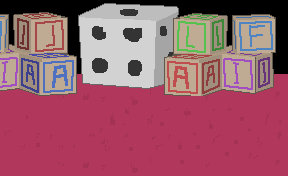

Rendered tile map (Tiled .tmx) drawn with the repository's tilesets; below, a short description and the full map source, tile grids included:
An orthogonal 18x11 tile map with 16x16 px tiles, 2 tile layers (Floor, Cubes), 2 tilesets and 4 objects (sardinilla, enemigo, 0, 100).

<map version="1.5" tiledversion="1.5.0" orientation="orthogonal" renderorder="left-up" width="18" height="11" tilewidth="16" tileheight="16" infinite="0" nextlayerid="6" nextobjectid="18">
 <tileset firstgid="1" name="floorTileset" tilewidth="16" tileheight="16" tilecount="126" columns="18">
  <image source="floorTileset.png" width="288" height="112" />
 </tileset>
 <tileset firstgid="127" name="cubesTileset" tilewidth="16" tileheight="16" tilecount="108" columns="18">
  <image source="cubesTileset.png" width="288" height="96" />
 </tileset>
 <layer id="1" name="Floor" width="18" height="11">
  <data encoding="csv">
0,0,0,0,0,0,0,0,0,0,0,0,0,0,0,0,0,0,
0,0,0,0,0,0,0,0,0,0,0,0,0,0,0,0,0,0,
0,0,0,0,0,0,0,0,0,0,0,0,0,0,0,0,0,0,
0,0,0,0,0,0,0,0,0,0,0,0,0,0,0,0,0,0,
1,2,3,4,5,6,7,8,9,10,11,12,13,14,15,16,17,18,
19,20,21,22,23,24,25,26,27,28,29,30,31,32,33,34,35,36,
37,38,39,40,41,42,43,44,45,46,47,48,49,50,51,52,53,54,
55,56,57,58,59,60,61,62,63,64,65,66,67,68,69,70,71,72,
73,74,75,76,77,78,79,80,81,82,83,84,85,86,87,88,89,90,
91,92,93,94,95,96,97,98,99,100,101,102,103,104,105,106,107,108,
109,110,111,112,113,114,115,116,117,118,119,120,121,122,123,124,125,126
</data>
 </layer>
 <layer id="2" name="Cubes" width="18" height="11">
  <data encoding="csv">
127,128,129,130,131,132,133,134,135,136,137,138,139,140,141,142,143,144,
145,146,147,148,149,150,151,152,153,154,155,156,157,158,159,160,161,162,
163,164,165,166,167,168,169,170,171,172,173,174,175,176,177,178,179,180,
181,182,183,184,185,186,187,188,189,190,191,192,193,194,195,196,197,198,
199,200,201,202,203,204,205,206,207,208,209,210,211,212,213,214,215,216,
217,218,219,220,221,222,223,224,225,226,227,228,229,230,231,232,233,234,
0,0,0,0,0,0,0,0,0,0,0,0,0,0,0,0,0,0,
0,0,0,0,0,0,0,0,0,0,0,0,0,0,0,0,0,0,
0,0,0,0,0,0,0,0,0,0,0,0,0,0,0,0,0,0,
0,0,0,0,0,0,0,0,0,0,0,0,0,0,0,0,0,0,
0,0,0,0,0,0,0,0,0,0,0,0,0,0,0,0,0,0
</data>
 </layer>
 <objectgroup id="3" name="entities">
  <object id="8" name="sardinilla" x="-53" y="176.5" />
  <object id="13" name="enemigo" x="256" y="112" />
 </objectgroup>
 <objectgroup id="5" name="Alturas">
  <object id="15" name="0" x="0" y="0" width="175" height="175" />
  <object id="17" name="100" x="175" y="0" width="112" height="175" />
 </objectgroup>
</map>